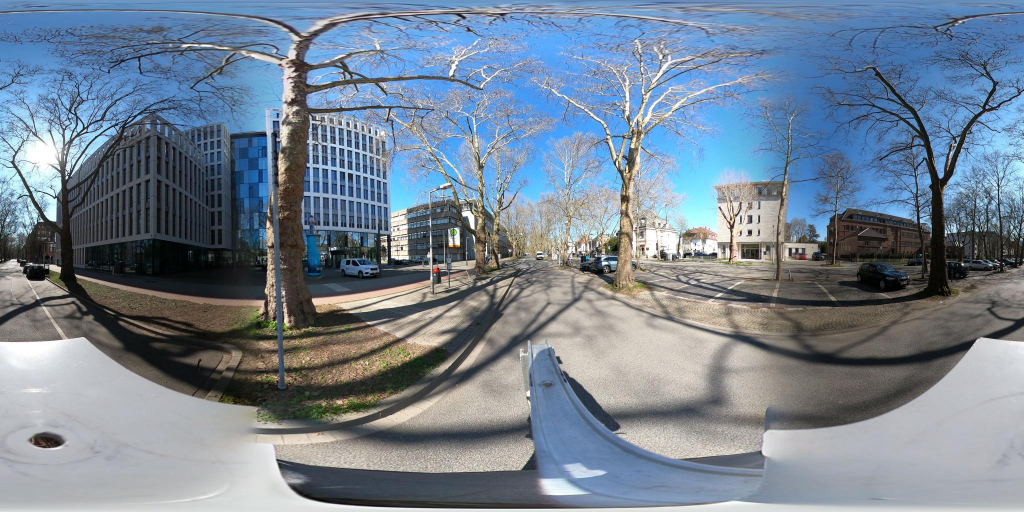
#> input picture data/pano/test1.jpg, 2048 x 1024 px (shown at 1/2 size); its folder holds only this picture in this run
$ python generate_pano_crops.py
#> lines starting #> are read from the running program, lines starting #| are printed output that depends on the picture
### src/silverways_svi/data/pano_dataset.py
"""
Panorama cropping utilities for Street View imagery.

This module provides a lightweight dataset class for panoramic images.
It converts each panorama into several horizontal heading views, for example:

    panorama image
        -> 0 degree crop
        -> 90 degree crop
        -> 180 degree crop
        -> 270 degree crop

The current implementation uses simple horizontal cropping. It does not perform
true perspective projection.

Processing order:

    1. horizontal heading crop
    2. optional top/bottom trim
    3. optional resize of the final crop

The optional resize is controlled by `max_crop_size`. If it is None, the crop is
saved at full size. If it is an integer, the crop is resized so its longest
dimension is at most that number of pixels while preserving aspect ratio.

This is useful because full-resolution panorama crops can be very large, for
example 3600 x 3600 pixels, which can be too heavy for weak machines or memory
intensive models such as PSPNet and Mask2Former.
"""

from __future__ import annotations

from dataclasses import dataclass
from pathlib import Path
from typing import Iterable, Iterator

from PIL import Image


IMAGE_EXTENSIONS = {".jpg", ".jpeg", ".png", ".tif", ".tiff", ".webp"}


@dataclass(frozen=True)
class PanoramaView:
    pano_path: Path
    heading: int
    image: Image.Image
    view_id: str
    crop_box: tuple[int, int, int, int]

    @property
    def pano_stem(self) -> str:
        return self.pano_path.stem

    def save(self, output_dir: str | Path, suffix: str = ".png") -> Path:
        output_dir = Path(output_dir)
        output_dir.mkdir(parents=True, exist_ok=True)

        output_path = output_dir / f"{self.pano_stem}_{self.heading}{suffix}"
        self.image.save(output_path)
        return output_path


@dataclass(frozen=True)
class PanoramaItem:
    path: Path
    views: list[PanoramaView]

    @property
    def name(self) -> str:
        return self.path.name

    @property
    def stem(self) -> str:
        return self.path.stem


class PanoramaDataset:
    """Dataset for panoramic images.

    It turns each panorama into multiple horizontal crops.

    Parameters
    ----------
    input_dir:
        Folder containing panorama images.
    headings:
        Tuple of headings in degrees to crop from the panorama.
    fov_degrees:
        Horizontal field of view for each crop.
    trim_top_ratio:
        Fraction of the crop height to remove from the top.
        Example: 0.08 means remove 8 percent from the top.
    trim_bottom_ratio:
        Fraction of the crop height to remove from the bottom.
        Example: 0.15 means remove 15 percent from the bottom.
    max_crop_size:
        Maximum pixel size of the longest side after crop + trim.
        If None, the crop is saved at full size.
        Example: 1600 means resize so max(width, height) <= 1600.
    recursive:
        Whether to search for images recursively.
    skip_prefixes:
        File prefixes to skip.
    """

    def __init__(
        self,
        input_dir: str | Path,
        headings: tuple[int, ...] = (0, 90, 180, 270),
        fov_degrees: int = 90,
        trim_top_ratio: float = 0.0,
        trim_bottom_ratio: float = 0.0,
        max_crop_size: int | None = None,
        recursive: bool = False,
        skip_prefixes: tuple[str, ...] = ("CAoS",),
    ) -> None:
        self.input_dir = Path(input_dir)
        self.headings = headings
        self.fov_degrees = fov_degrees
        self.trim_top_ratio = trim_top_ratio
        self.trim_bottom_ratio = trim_bottom_ratio
        self.max_crop_size = max_crop_size
        self.recursive = recursive
        self.skip_prefixes = skip_prefixes

        if not self.input_dir.exists():
            raise FileNotFoundError(f"Input directory does not exist: {self.input_dir}")

        if not (0.0 <= self.trim_top_ratio < 1.0):
            raise ValueError("trim_top_ratio must be between 0.0 and 1.0")

        if not (0.0 <= self.trim_bottom_ratio < 1.0):
            raise ValueError("trim_bottom_ratio must be between 0.0 and 1.0")

        if self.trim_top_ratio + self.trim_bottom_ratio >= 1.0:
            raise ValueError(
                "trim_top_ratio + trim_bottom_ratio must be less than 1.0"
            )

        if self.max_crop_size is not None and self.max_crop_size <= 0:
            raise ValueError("max_crop_size must be positive or None")

        self.paths = self._find_images()

    def _find_images(self) -> list[Path]:
        globber: Iterable[Path] = (
            self.input_dir.rglob("*") if self.recursive else self.input_dir.glob("*")
        )

        paths = []
        for path in globber:
            if not path.is_file():
                continue
            if path.suffix.lower() not in IMAGE_EXTENSIONS:
                continue
            if path.stem.startswith(self.skip_prefixes):
                continue
            paths.append(path)

        return sorted(paths)

    def __len__(self) -> int:
        return len(self.paths)

    def __getitem__(self, index: int) -> PanoramaItem:
        path = self.paths[index]
        image = Image.open(path).convert("RGB")

        views = [
            self._crop_heading(image=image, pano_path=path, heading=heading)
            for heading in self.headings
        ]

        return PanoramaItem(path=path, views=views)

    def __iter__(self) -> Iterator[PanoramaItem]:
        for i in range(len(self)):
            yield self[i]

    def save_all_views(self, output_dir: str | Path) -> list[Path]:
        output_dir = Path(output_dir)
        saved_paths: list[Path] = []

        for pano in self:
            for view in pano.views:
                saved_paths.append(view.save(output_dir))

        return saved_paths

    def _crop_heading(
        self,
        image: Image.Image,
        pano_path: Path,
        heading: int,
    ) -> PanoramaView:
        width, height = image.size

        crop_width = int(round(width * self.fov_degrees / 360.0))
        start_x = int(round((heading % 360) / 360.0 * width))
        end_x = start_x + crop_width

        crop = self._crop_wrapped(image, start_x, end_x)
        crop = self._trim_vertical(crop)
        crop = self._resize_crop(crop)

        return PanoramaView(
            pano_path=pano_path,
            heading=heading,
            image=crop,
            view_id=f"heading_{heading:03d}",
            crop_box=(start_x % width, 0, end_x % width, height),
        )

    def _trim_vertical(self, image: Image.Image) -> Image.Image:
        """Trim a percentage from the top and bottom of the image."""
        width, height = image.size

        top_px = int(round(height * self.trim_top_ratio))
        bottom_px = int(round(height * self.trim_bottom_ratio))

        y1 = top_px
        y2 = height - bottom_px

        return image.crop((0, y1, width, y2))

    def _resize_crop(self, image: Image.Image) -> Image.Image:
        """Resize crop so longest side is at most max_crop_size."""
        if self.max_crop_size is None:
            return image

        width, height = image.size
        current_size = max(width, height)

        if current_size <= self.max_crop_size:
            return image

        scale = self.max_crop_size / current_size
        new_width = int(round(width * scale))
        new_height = int(round(height * scale))

        return image.resize((new_width, new_height), Image.Resampling.LANCZOS)

    @staticmethod
    def _crop_wrapped(image: Image.Image, start_x: int, end_x: int) -> Image.Image:
        width, height = image.size

        start_x = start_x % width
        end_x = end_x % width

        if start_x < end_x:
            return image.crop((start_x, 0, end_x, height))

        left = image.crop((start_x, 0, width, height))
        right = image.crop((0, 0, end_x, height))

        output = Image.new("RGB", (left.width + right.width, height))
        output.paste(left, (0, 0))
        output.paste(right, (left.width, 0))
        return output

### scripts/generate_pano_crops.py
"""
Generate cropped heading views from panoramic Street View images.

This script is a small development utility. It reads panorama images from
`data/pano`, splits each panorama into heading crops, and saves the crops into
`data/crop`.

Example:

    python scripts/generate_pano_crops.py \
      --input-dir data/pano \
      --output-dir data/crop \
      --headings 0,90,180,270 \
      --fov-degrees 90

The generated crops can then be used as input for PSPNet, YOLO, Grounding DINO,
SAM2, Mask2Former, or other image models.
"""
from __future__ import annotations

import argparse
from pathlib import Path

from silverways_svi.data.pano_dataset import PanoramaDataset


def parse_headings(value: str) -> tuple[int, ...]:
    return tuple(int(v.strip()) for v in value.split(",") if v.strip())


def main() -> None:
    parser = argparse.ArgumentParser(
        description="Generate cropped heading views from panoramic images."
    )
    parser.add_argument(
        "--input-dir",
        default="data/pano",
        help="Directory with panoramic images.",
    )
    parser.add_argument(
        "--output-dir",
        default="data/crop",
        help="Directory where cropped views will be saved.",
    )
    parser.add_argument(
        "--headings",
        default="0,90,180,270",
        help="Comma-separated headings, e.g. 0,90,180,270.",
    )
    parser.add_argument(
        "--fov-degrees",
        type=int,
        default=90,
        help="Horizontal crop width in degrees.",
    )
    parser.add_argument(
        "--recursive",
        action="store_true",
        help="Search input directory recursively.",
    )

    args = parser.parse_args()

    dataset = PanoramaDataset(
        input_dir=args.input_dir,
        headings=parse_headings(args.headings),
        fov_degrees=args.fov_degrees,
        recursive=args.recursive,
    )

    output_dir = Path(args.output_dir)
    saved_paths = dataset.save_all_views(output_dir)
#> in _crop_heading, `crop = self._crop_wrapped(image, start_x, end_x)`:
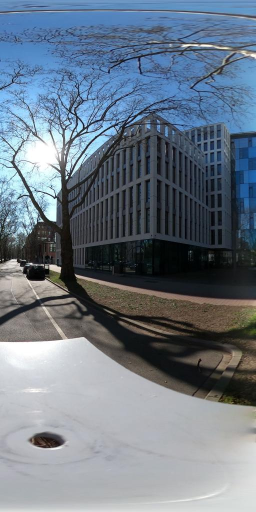
#> crop: PIL image 512x1024 RGB (shown at 1/2 size); mean R, G, B 108.7, 121, 134
#> in _crop_heading (call 2), `width, height = image.size`: width = 2048; height = 1024
#> in _crop_heading (call 2), `crop_width = int(round(width * self.fov_degrees / 360.0))`: crop_width = 512
#> in _crop_heading (call 2), `end_x = start_x + crop_width`: end_x = 1024
#> in _crop_heading (call 2), `crop = self._crop_wrapped(image, start_x, end_x)`:
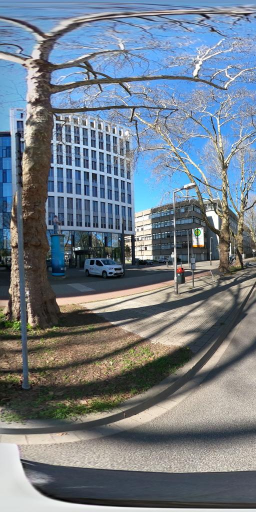
#> crop: PIL image 512x1024 RGB (shown at 1/2 size); mean R, G, B 114.7, 125.6, 136.3
#> in _crop_heading (call 3), `width, height = image.size`: width = 2048; height = 1024
#> in _crop_heading (call 3), `crop_width = int(round(width * self.fov_degrees / 360.0))`: crop_width = 512
#> in _crop_heading (call 3), `start_x = int(round((heading % 360) / 360.0 * width))`: start_x = 1024
#> in _crop_heading (call 3), `end_x = start_x + crop_width`: end_x = 1536
#> in _crop_heading (call 3), `crop = self._crop_wrapped(image, start_x, end_x)`:
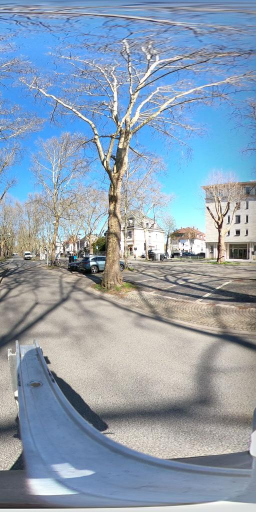
#> crop: PIL image 512x1024 RGB (shown at 1/2 size); mean R, G, B 142.2, 159.9, 177.9
#> in _crop_wrapped (call 4), `end_x = end_x % width`: end_x = 0
#> in _crop_wrapped (call 4), `left = image.crop((start_x, 0, width, height))`:
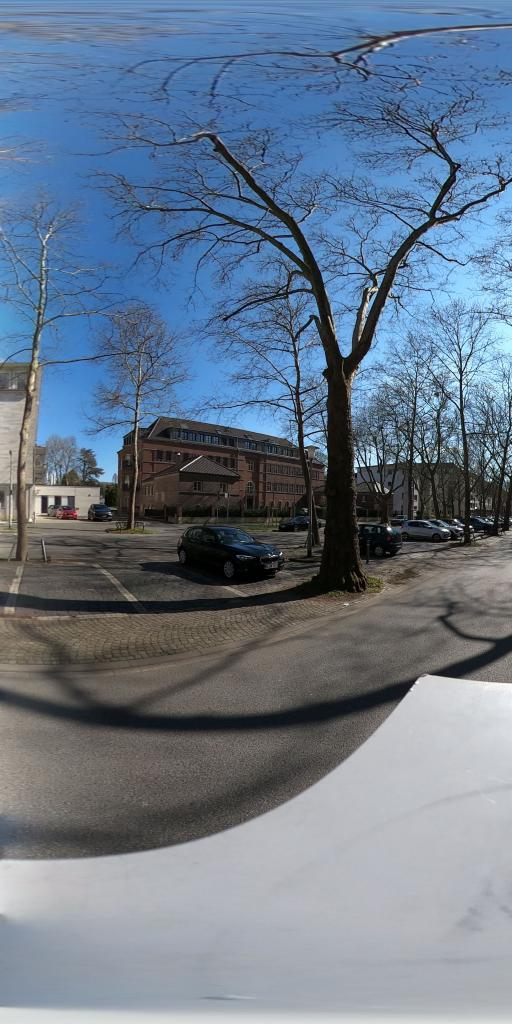
#> left: PIL image 512x1024 RGB; mean R, G, B 105.1, 120.9, 139.7
#> in __getitem__, `views = [ self._crop_heading(image=image, pano_path=path, heading=head..`: views = 4 items
#> saved_paths = 4 items

    print(f"Panoramas found: {len(dataset)}")
    print(f"Crops saved: {len(saved_paths)}")
#| Crops saved: 4
    print(f"Output directory: {output_dir}")

    for path in saved_paths:
        print(path)
#> this loop made 4 passes
#| data/crop/test1_0.png
#| data/crop/test1_90.png
#| data/crop/test1_180.png
#| data/crop/test1_270.png


if __name__ == "__main__":
    main()

$ run again, on data/pano/test2.jpg
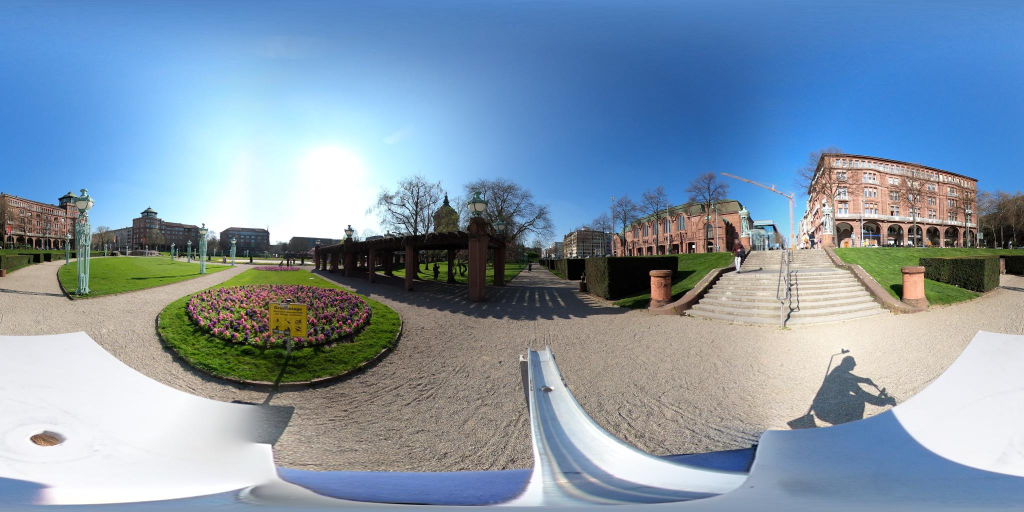
#> input picture data/pano/test2.jpg, 2048 x 1024 px (shown at 1/2 size)
#> in _crop_heading (call 3), `width, height = image.size`: width = 2048; height = 1024
#> crop_width = 512
#> in _crop_heading (call 3), `start_x = int(round((heading % 360) / 360.0 * width))`: start_x = 1024
#> in _crop_heading (call 3), `end_x = start_x + crop_width`: end_x = 1536
#> in _crop_heading (call 3), `crop = self._crop_wrapped(image, start_x, end_x)`:
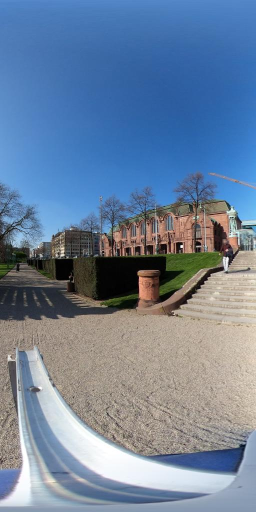
#> crop: PIL image 512x1024 RGB (shown at 1/2 size); mean R, G, B 109.8, 130.2, 155.7
#> in _crop_wrapped (call 4), `end_x = end_x % width`: end_x = 0
#> in _crop_wrapped (call 4), `left = image.crop((start_x, 0, width, height))`:
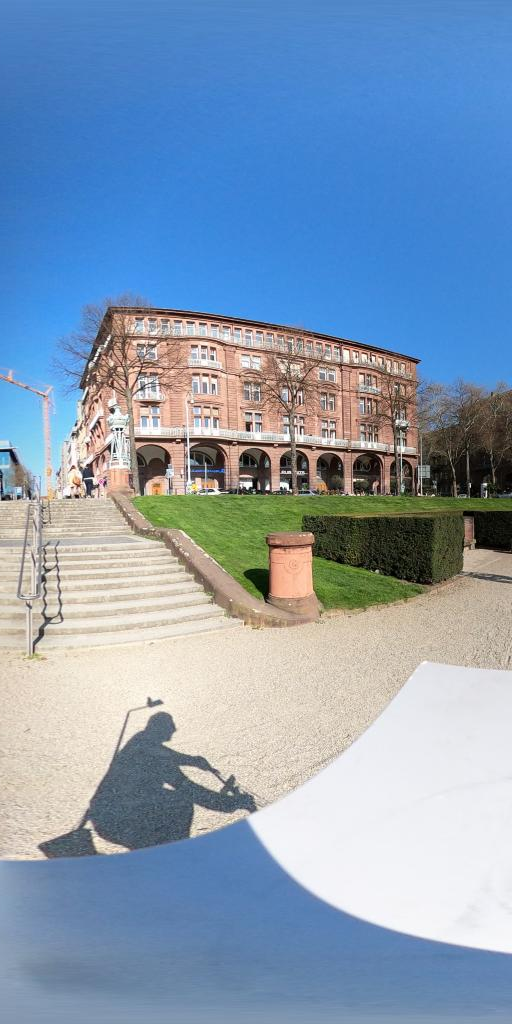
#> left: PIL image 512x1024 RGB; mean R, G, B 132.5, 155.8, 181.1
#> views = 4 items
#| Crops saved: 4
#> the loop in main, `for path in saved_paths:` made 4 passes
#| data/crop/test2_0.png
#| data/crop/test2_90.png
#| data/crop/test2_180.png
#| data/crop/test2_270.png

$ run again, on data/pano/test3.jpg
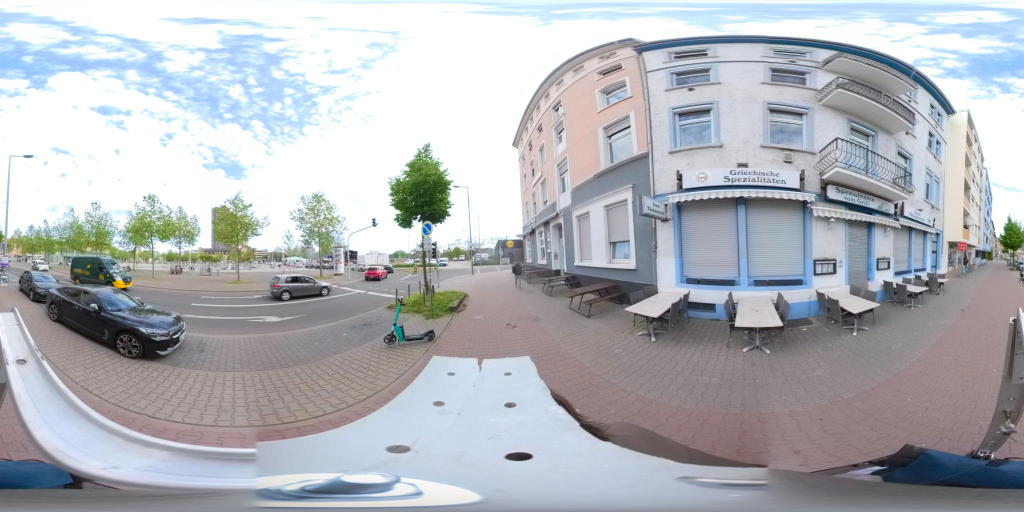
#> input picture data/pano/test3.jpg, 2048 x 1024 px (shown at 1/2 size)
#> in _crop_heading (call 3), `width, height = image.size`: width = 2048; height = 1024
#> crop_width = 512
#> in _crop_heading (call 3), `start_x = int(round((heading % 360) / 360.0 * width))`: start_x = 1024
#> in _crop_heading (call 3), `end_x = start_x + crop_width`: end_x = 1536
#> in _crop_heading (call 3), `crop = self._crop_wrapped(image, start_x, end_x)`:
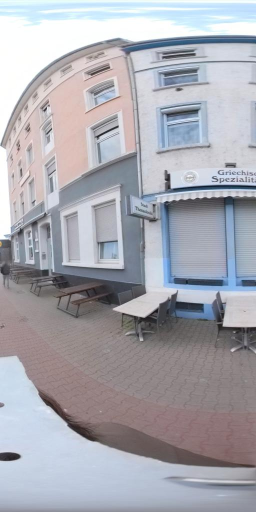
#> crop: PIL image 512x1024 RGB (shown at 1/2 size); mean R, G, B 168.2, 168.3, 176.1
#> in _crop_wrapped (call 4), `end_x = end_x % width`: end_x = 0
#> in _crop_wrapped (call 4), `left = image.crop((start_x, 0, width, height))`:
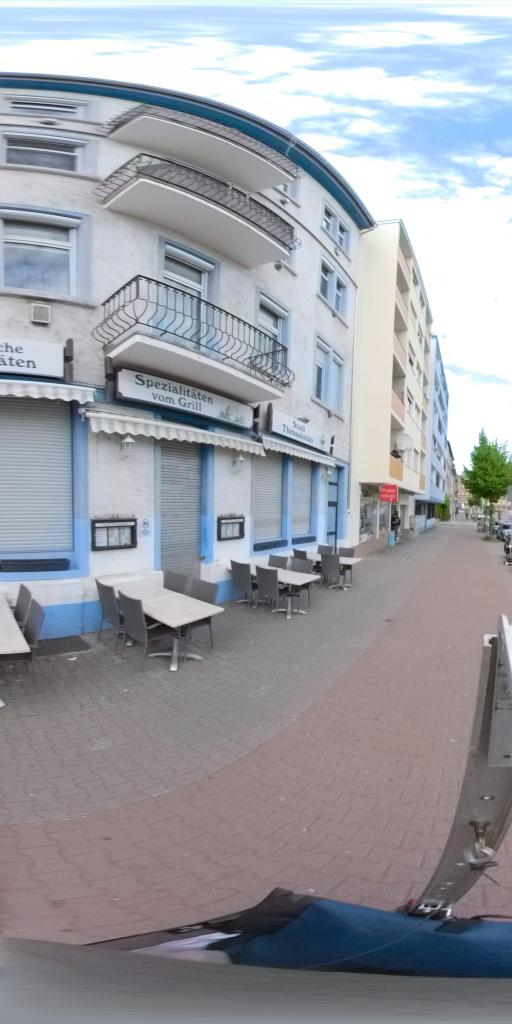
#> left: PIL image 512x1024 RGB; mean R, G, B 154.6, 156.9, 164.1
#> views = 4 items
#| Crops saved: 4
#> the loop in main, `for path in saved_paths:` made 4 passes
#| data/crop/test3_0.png
#| data/crop/test3_90.png
#| data/crop/test3_180.png
#| data/crop/test3_270.png
